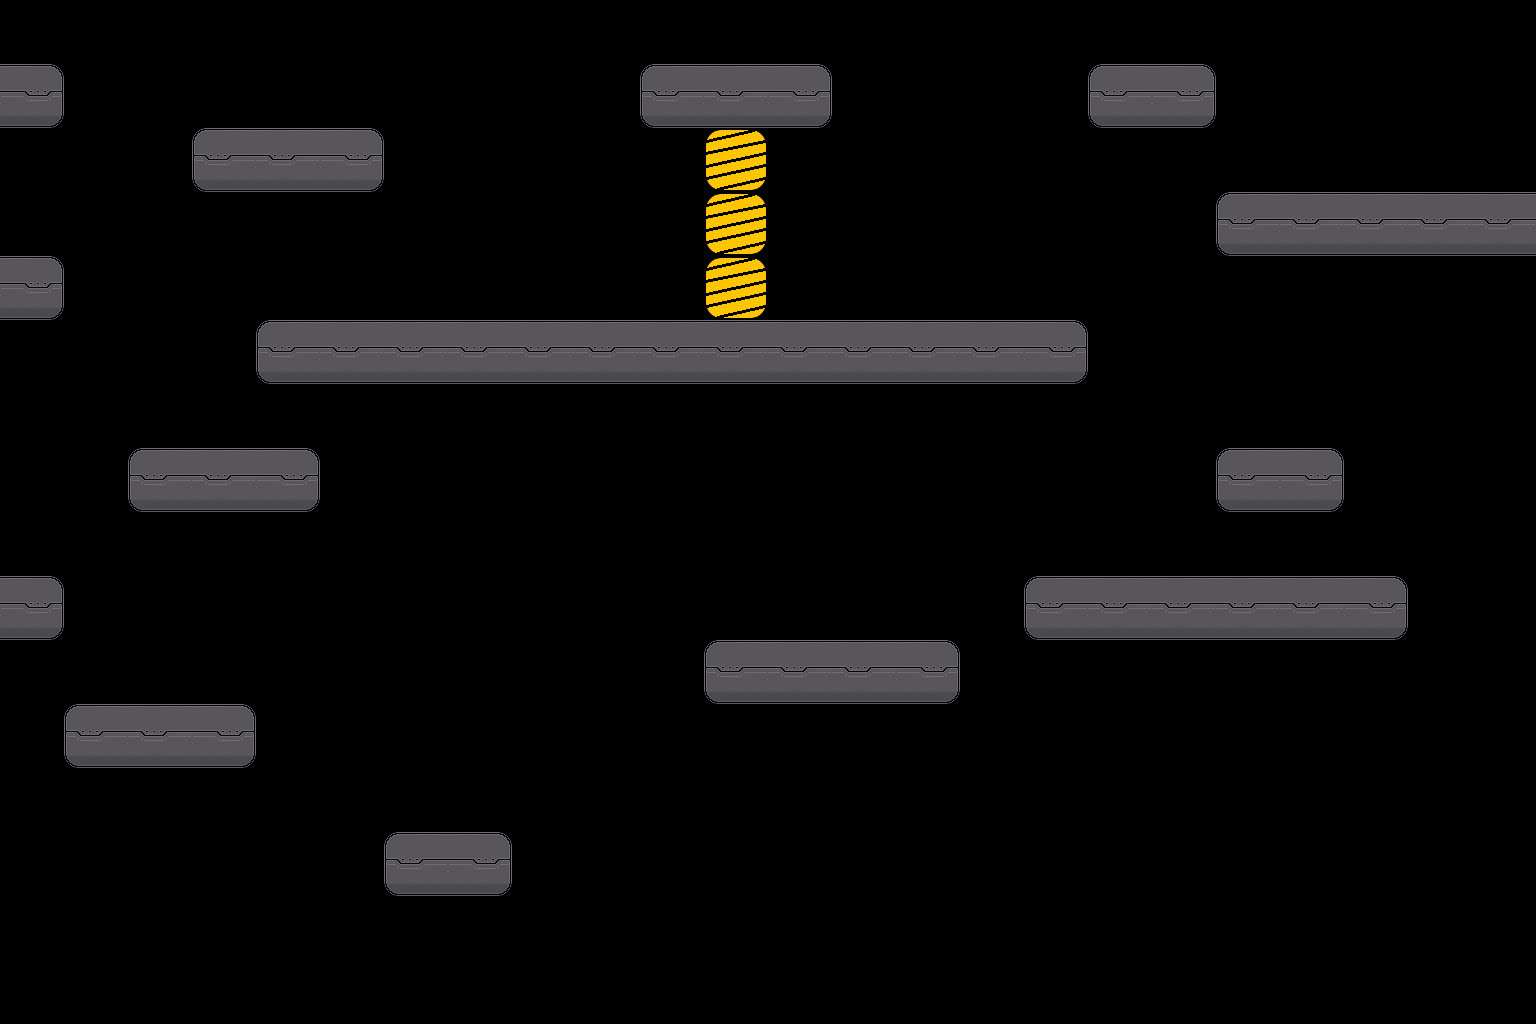

The image is a tile-based game level rendered from a .tmx file. Its description and source (layers, tilesets, objects; grid data summarised) follow:
An orthogonal 24x16 tile map with 64x64 px tiles, 1 tile layer (Tile Layer 1).

<map version="1.0" orientation="orthogonal" renderorder="right-down" width="24" height="16" tilewidth="64" tileheight="64" nextobjectid="1">
 <tileset firstgid="1" name="platform" tilewidth="64" tileheight="64">
  <image source="platform.png" trans="ff00ff" width="256" height="64" />
  <tile id="0">
   <properties>
    <property name="top" value="True" />
   </properties>
  </tile>
  <tile id="1">
   <properties>
    <property name="top" value="True" />
   </properties>
  </tile>
  <tile id="2">
   <properties>
    <property name="top" value="True" />
   </properties>
  </tile>
  <tile id="3">
   <properties>
    <property name="bottom" value="True" />
    <property name="left" value="True" />
    <property name="right" value="True" />
    <property name="top" value="True" />
   </properties>
  </tile>
 </tileset>
 <layer name="Tile Layer 1" width="24" height="16">
  <data>[384 cells, 52 non-empty, 4 distinct tile ids]</data>
 </layer>
</map>
